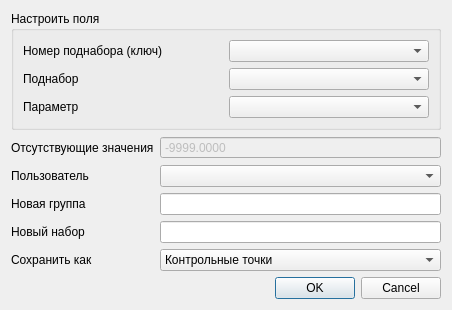
<?xml version="1.0" encoding="UTF-8"?>
<ui version="4.0">
 <class>Dialog</class>
 <widget class="QDialog" name="Dialog">
  <property name="geometry">
   <rect>
    <x>0</x>
    <y>0</y>
    <width>452</width>
    <height>288</height>
   </rect>
  </property>
  <property name="windowTitle">
   <string>Сохранить в PDS</string>
  </property>
  <layout class="QGridLayout" name="gridLayout">
   <item row="0" column="0" colspan="2">
    <widget class="QGroupBox" name="mSetFieldsCroupBox">
     <property name="title">
      <string>Настроить поля</string>
     </property>
     <property name="checked">
      <bool>false</bool>
     </property>
     <layout class="QGridLayout" name="gridLayout_2">
      <item row="2" column="0">
       <widget class="QLabel" name="label_4">
        <property name="text">
         <string>Поднабор</string>
        </property>
       </widget>
      </item>
      <item row="3" column="0">
       <widget class="QLabel" name="label_6">
        <property name="text">
         <string>Параметр</string>
        </property>
       </widget>
      </item>
      <item row="2" column="1">
       <widget class="QComboBox" name="mSubsetFields"/>
      </item>
      <item row="1" column="0">
       <widget class="QLabel" name="mKetFieldsLabel">
        <property name="text">
         <string>Номер поднабора (ключ)</string>
        </property>
       </widget>
      </item>
      <item row="3" column="1">
       <widget class="QComboBox" name="mParameterFields"/>
      </item>
      <item row="1" column="1">
       <widget class="QComboBox" name="mKeyFields"/>
      </item>
     </layout>
    </widget>
   </item>
   <item row="5" column="0">
    <widget class="QLabel" name="label_3">
     <property name="text">
      <string>Сохранить как</string>
     </property>
    </widget>
   </item>
   <item row="5" column="1">
    <widget class="QComboBox" name="mSaveAsComboBox">
     <item>
      <property name="text">
       <string>Контрольные точки</string>
      </property>
     </item>
     <item>
      <property name="text">
       <string>Разломы</string>
      </property>
     </item>
     <item>
      <property name="text">
       <string>Контура</string>
      </property>
     </item>
     <item>
      <property name="text">
       <string>Полигоны</string>
      </property>
     </item>
    </widget>
   </item>
   <item row="3" column="0">
    <widget class="QLabel" name="label">
     <property name="text">
      <string>Новая группа</string>
     </property>
    </widget>
   </item>
   <item row="7" column="0" colspan="2">
    <widget class="QDialogButtonBox" name="buttonBox">
     <property name="orientation">
      <enum>Qt::Horizontal</enum>
     </property>
     <property name="standardButtons">
      <set>QDialogButtonBox::Cancel|QDialogButtonBox::Ok</set>
     </property>
    </widget>
   </item>
   <item row="4" column="1">
    <widget class="QLineEdit" name="mSetLineEdit"/>
   </item>
   <item row="2" column="1">
    <widget class="QComboBox" name="mInterpreter"/>
   </item>
   <item row="4" column="0">
    <widget class="QLabel" name="label_2">
     <property name="text">
      <string>Новый набор</string>
     </property>
    </widget>
   </item>
   <item row="3" column="1">
    <widget class="QLineEdit" name="mGroupLineEdit"/>
   </item>
   <item row="6" column="0">
    <spacer name="verticalSpacer">
     <property name="orientation">
      <enum>Qt::Vertical</enum>
     </property>
     <property name="sizeHint" stdset="0">
      <size>
       <width>20</width>
       <height>40</height>
      </size>
     </property>
    </spacer>
   </item>
   <item row="2" column="0">
    <widget class="QLabel" name="label_5">
     <property name="text">
      <string>Пользователь</string>
     </property>
    </widget>
   </item>
   <item row="1" column="0">
    <widget class="QLabel" name="label_7">
     <property name="text">
      <string>Отсутствующие значения</string>
     </property>
    </widget>
   </item>
   <item row="1" column="1">
    <widget class="QDoubleSpinBox" name="mEmptyValue">
     <property name="enabled">
      <bool>false</bool>
     </property>
     <property name="buttonSymbols">
      <enum>QAbstractSpinBox::NoButtons</enum>
     </property>
     <property name="decimals">
      <number>4</number>
     </property>
     <property name="minimum">
      <double>-999999999.000000000000000</double>
     </property>
     <property name="maximum">
      <double>999999999.000000000000000</double>
     </property>
     <property name="value">
      <double>-9999.000000000000000</double>
     </property>
    </widget>
   </item>
  </layout>
 </widget>
 <resources/>
 <connections>
  <connection>
   <sender>buttonBox</sender>
   <signal>accepted()</signal>
   <receiver>Dialog</receiver>
   <slot>accept()</slot>
   <hints>
    <hint type="sourcelabel">
     <x>257</x>
     <y>226</y>
    </hint>
    <hint type="destinationlabel">
     <x>157</x>
     <y>274</y>
    </hint>
   </hints>
  </connection>
  <connection>
   <sender>buttonBox</sender>
   <signal>rejected()</signal>
   <receiver>Dialog</receiver>
   <slot>reject()</slot>
   <hints>
    <hint type="sourcelabel">
     <x>325</x>
     <y>226</y>
    </hint>
    <hint type="destinationlabel">
     <x>286</x>
     <y>274</y>
    </hint>
   </hints>
  </connection>
  <connection>
   <sender>mSaveAsComboBox</sender>
   <signal>activated(int)</signal>
   <receiver>Dialog</receiver>
   <slot>saveAsActivated(int)</slot>
   <hints>
    <hint type="sourcelabel">
     <x>177</x>
     <y>181</y>
    </hint>
    <hint type="destinationlabel">
     <x>8</x>
     <y>204</y>
    </hint>
   </hints>
  </connection>
 </connections>
 <slots>
  <slot>saveAsActivated(int)</slot>
 </slots>
</ui>
